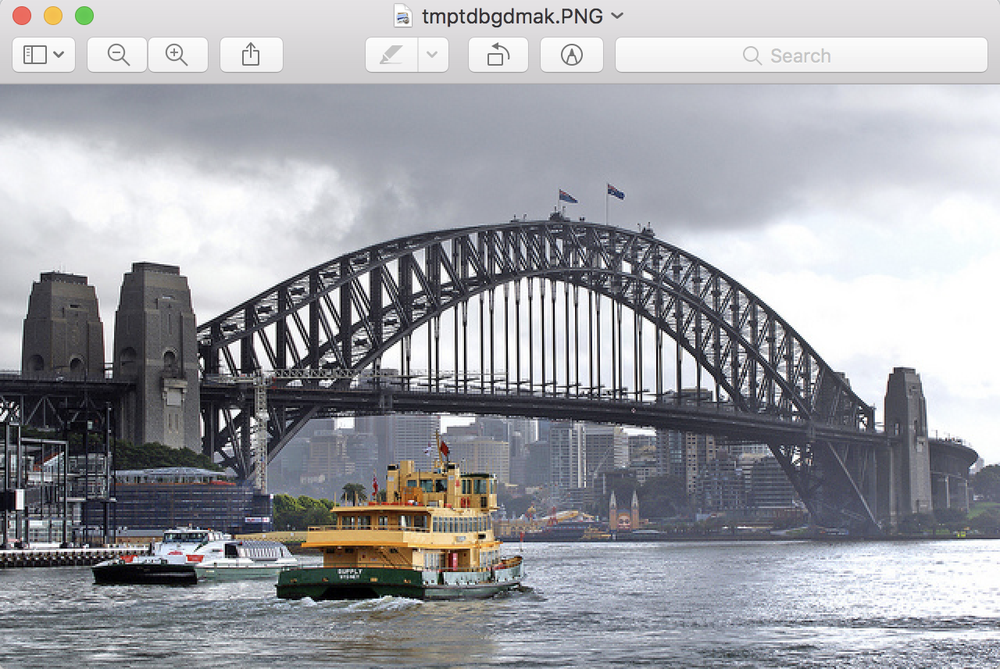
#> input picture notebooks/image-processing/data/sydney_bridge.png, 1000 x 669 px, shrunk from 1280 x 856 before the run
$ jupyter execute scale-image-pixel.ipynb
#> lines starting #> are read from the running program, lines starting #| are printed output that depends on the picture; long printed decimals are rounded
[cell 1]
from numpy import asarray
# load and show an image with Pillow
from PIL import Image

[cell 2]
# load the image
image1 = Image.open('data/sydney_bridge.png').convert('RGB')
# summarize some details about the image
print(image1.format)
#| None
print(image1.mode)
#| RGB
print(image1.size)
#| (1000, 669)
# show the image

pixels = asarray(image1)
print(pixels.size)
#| 2007000

# confirm pixel range is from 0-255
print('Data type:%s' % pixels.dtype)
#| Data type:uint8
print('Min:%.3f Max:%.3f' % (pixels.min(), pixels.max()))
#| Min:0.000 Max:255.000

# convert from integers to floats
pixels = pixels.astype('float32')
print(pixels.dtype)
#| float32

# normalize to range 0-1
pixels /= 255.0
print('Normalized to 0-1 range =>Min:%.3f Max:%.3f' % (pixels.min(), pixels.max()))
#| Normalized to 0-1 range =>Min:0.000 Max:1.000
print('Data type:%s' % pixels.dtype)
#| Data type:float32

[cell 3]
image = Image.open('data/sydney_bridge.png')
#> image is the input picture: PIL image 1000x669 RGBA; mean R, G, B, A 158.4, 159.6, 164.9, 255
# summarize some details about the image
print(image.format)
#| PNG
print(image.mode)
#| RGBA
print(image.size)
#| (1000, 669)
# show the image

pixels = asarray(image)
print(pixels.size)
#| 2676000

# confirm pixel range is from 0-255
print('Data type:%s' % pixels.dtype)
#| Data type:uint8
print('Min:%.3f Max:%.3f' % (pixels.min(), pixels.max()))
#| Min:0.000 Max:255.000

# convert from integers to floats
pixels = pixels.astype('float32')
#> pixels: shape (669, 1000, 4) float32
print(pixels.dtype)
#| float32

# normalize to range 0-1
pixels /= 255.0
print('Normalized to 0-1 range =>Min:%.3f Max:%.3f' % (pixels.min(), pixels.max()))
#| Normalized to 0-1 range =>Min:0.000 Max:1.000
print('Data type:%s' % pixels.dtype)
#| Data type:float32

[cell 4]
# Split into 3 channels
r, g, b = image1.split()
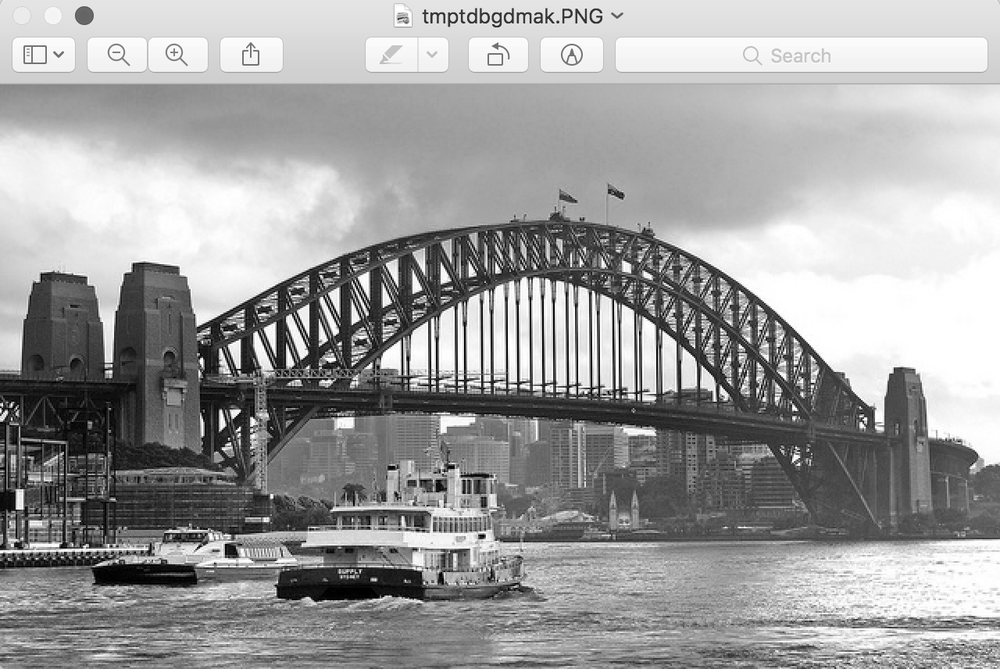
#> r: PIL image 1000x669 L; min 0, max 255, mean 158.4
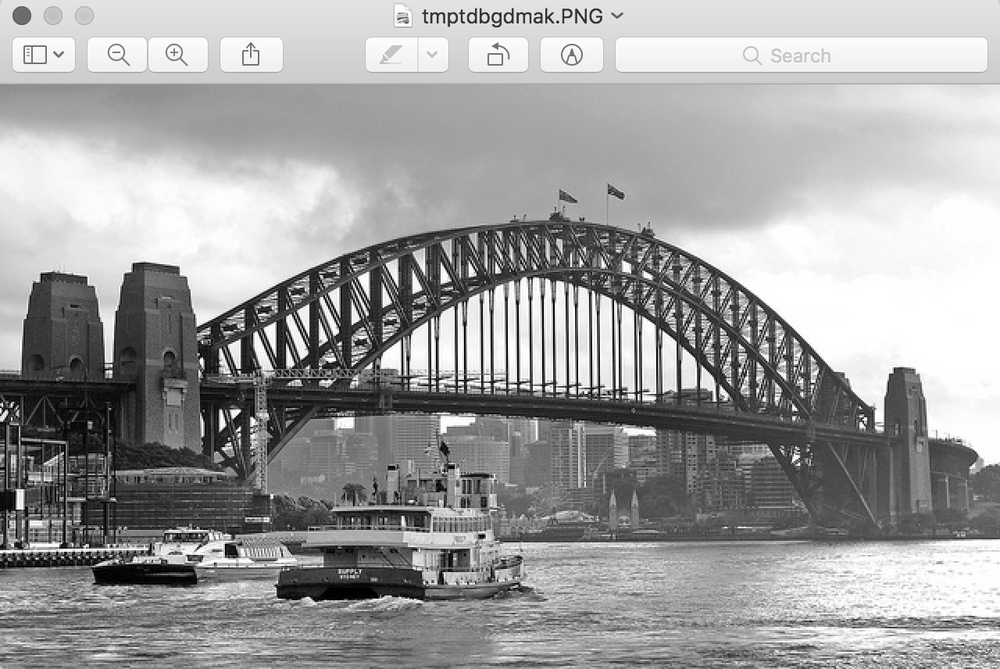
#> g: PIL image 1000x669 L; min 0, max 255, mean 159.6
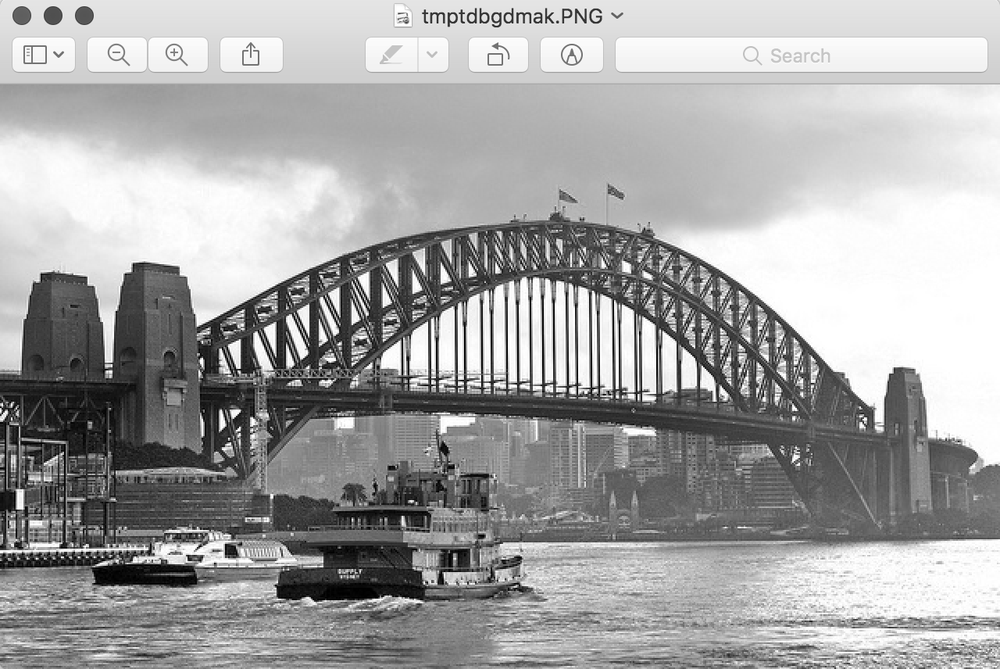
#> b: PIL image 1000x669 L; min 0, max 255, mean 164.9

print(r)
#| <PIL.Image.Image image mode=L size=1000x669 at 0x7F727085FD10>

[cell 5]
# Centering pixels by substracting mean value with pixel value
# load image
image = Image.open('data/sydney_bridge.png')
pixels = asarray(image)

# convert from integers to floats
pixels = pixels.astype('float32')

# calculate global mean
mean = pixels.mean()
#> mean = 184.5
print('Mean: %.3f' % mean)
#| Mean: 184.474
print('Min: %.3f, Max: %.3f' % (pixels.min(), pixels.max()))
#| Min: 0.000, Max: 255.000

# global centering of pixels
pixels = pixels - mean

# confirm it had the desired effect
mean = pixels.mean()
#> mean = 9.29e-06
print('Mean: %.3f' % mean)
#| Mean: 0.000
print('Min: %.3f, Max: %.3f' % (pixels.min(), pixels.max()))
#| Min: -184.474, Max: 70.526

[cell 6]
# Local Centering
# example of per-channel centering (subtract mean)
from numpy import asarray
from PIL import Image
# load image
image = Image.open('data/sydney_bridge.png').convert('RGB')
pixels = asarray(image)
# convert from integers to floats
pixels = pixels.astype('float32')
# calculate per-channel means and standard deviations
means = pixels.mean(axis=(0,1), dtype='float64')
#> means = [158.4, 159.6, 164.9]
print('Means: %s' % means)
#| Means: [158.404 159.553 164.939]
print('Mins: %s, Maxs: %s' % (pixels.min(axis=(0,1)), pixels.max(axis=(0,1))))
#| Mins: [0. 0. 0.], Maxs: [255. 255. 255.]
# per-channel centering of pixels
pixels -= means
#> pixels: shape (669, 1000, 3) float32
# confirm it had the desired effect
means = pixels.mean(axis=(0,1), dtype='float64')
#> means = [-6.92e-07, -9.68e-07, 7.12e-07]
print('Means: %s' % means)
#| Means: [-6.92359713e-07 -9.68417512e-07  7.12100500e-07]
print('Mins: %s, Maxs: %s' % (pixels.min(axis=(0,1)), pixels.max(axis=(0,1))))
#| Mins: [-158.404 -159.553 -164.939], Maxs: [96.596 95.447  90.061 ]

[cell 7]
# global standardization
# example of global pixel standardization
from numpy import asarray
from PIL import Image
# load image
image = Image.open('data/sydney_bridge.png').convert('RGB')
pixels = asarray(image)
# convert from integers to floats
pixels = pixels.astype('float32')
# calculate global mean and standard deviation
mean, std = pixels.mean(), pixels.std()
#> mean = 161; std = 69.96
print('Mean: %.3f, Standard Deviation: %.3f' % (mean, std))
#| Mean: 160.965, Standard Deviation: 69.955
# global standardization of pixels
pixels = (pixels - mean) / std
# confirm it had the desired effect
mean, std = pixels.mean(), pixels.std()
#> mean = -4.13e-07; std = 1
print('Mean: %.3f, Standard Deviation: %.3f' % (mean, std))
#| Mean: -0.000, Standard Deviation: 1.000
print('Mins: %s, Maxs: %s' % (pixels.min(), pixels.max()))
#| Mins: -2.301, Maxs: 1.344
